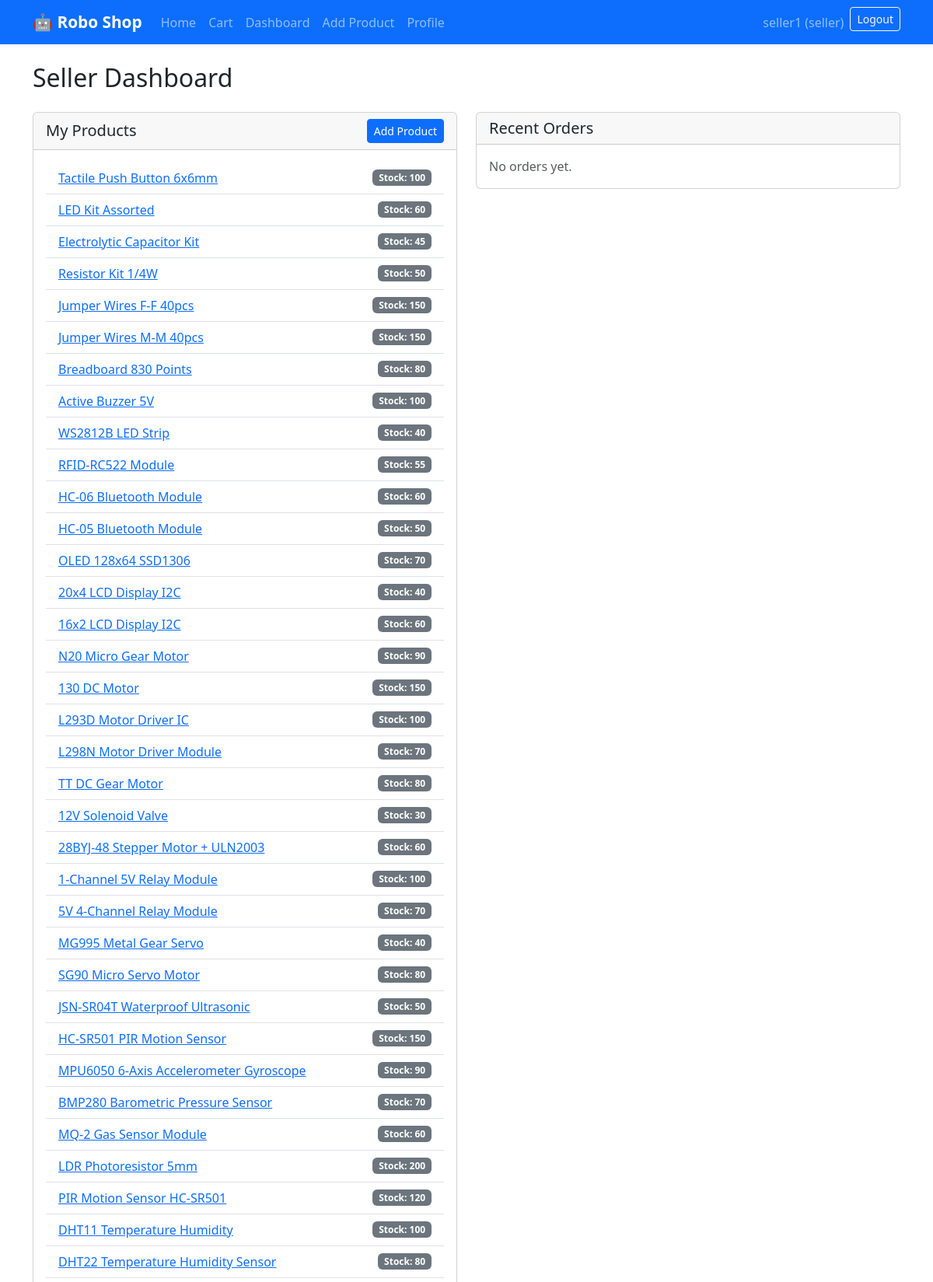
The app's page /seller/dashboard/ (signed in, upper part) with its own data.
### accounts/models.py (models this page shows, shortened)
class User(AbstractUser):
    role = models.CharField(
        max_length=10,
        choices=Role.choices,
        default=Role.BUYER
    )
    phone = models.CharField(max_length=30, blank=True)
    address = models.CharField(max_length=255, blank=True)
    def is_seller_role(self):
        return self.role == Role.SELLER

### shop/models.py (models this page shows, shortened)
class Product(models.Model):
    category = models.ForeignKey(
        Category,
        on_delete=models.CASCADE,
        related_name="products"
    )
    name = models.CharField(max_length=200)
    slug = models.SlugField(unique=True)
    description = models.TextField()
    price = models.DecimalField(max_digits=10, decimal_places=2)
    stock = models.PositiveIntegerField(default=0)
    image = models.ImageField(upload_to="products/", blank=True, null=True)
    seller = models.ForeignKey(
        settings.AUTH_USER_MODEL,
        on_delete=models.CASCADE,
        related_name="products"
    )
    created_at = models.DateTimeField(auto_now_add=True)
    updated_at = models.DateTimeField(auto_now=True)
    class Meta:
        ordering = ["-created_at"]

### shop/views.py (the view)
# urls.py: path("seller/dashboard/", views.seller_dashboard_view, name="seller_dashboard"),
@login_required
@seller_required
def seller_dashboard_view(request):
    from .models import OrderItem
    products = Product.objects.filter(seller=request.user).select_related("category")
    order_items = OrderItem.objects.filter(seller=request.user).select_related(
        "order", "product"
    ).order_by("-order__created_at")[:50]
    orders_by_id = {}
    for oi in order_items:
        oid = oi.order_id
        if oid not in orders_by_id:
            orders_by_id[oid] = {"order": oi.order, "items": []}
        orders_by_id[oid]["items"].append(oi)
    recent_orders = list(orders_by_id.values())
    return render(request, "shop/seller_dashboard.html", {
        "products": products, "recent_orders": recent_orders
    })

### shop/context_processors.py (called while the page is built)
def cart_context(request):
    cart_items, _ = CartService.get_cart_items(request)
    cart_count = sum(i["quantity"] for i in cart_items)
    return {"cart_count": cart_count}

### shop/services.py (called while the page is built)
    @classmethod
    def get_cart(cls, request):
        cart = request.session.get(cls.CART_KEY, {})
        return dict(cart)

    @classmethod
    def get_cart_items(cls, request):
        from .models import Product
        cart = cls.get_cart(request)
        items = []
        total = Decimal("0")
        for pid, qty in cart.items():
            product = Product.objects.filter(id=pid).select_related("seller", "category").first()
            if product and ProductService.validate_stock(product, qty):
                subtotal = product.price * qty
                items.append({"product": product, "quantity": qty, "subtotal": subtotal})
                total += subtotal
        return items, total

### templates/shop/seller_dashboard.html (shortened to what this page needs)
{% extends "base.html" %}
{% block content %}
<h2 class="mb-4">Seller Dashboard</h2>
<div class="row">
    <div class="col-md-6 mb-4">
        <div class="card">
            <div class="card-header d-flex justify-content-between align-items-center">
                <h5 class="mb-0">My Products</h5>
                <a href="{% url 'shop:product_create' %}" class="btn btn-sm btn-primary">Add Product</a>
            </div>
            <div class="card-body">
                {% if products %}
                <ul class="list-group list-group-flush">
                    {% for p in products %}
                    <li class="list-group-item d-flex justify-content-between align-items-center">
                        <a href="{% url 'shop:product_detail' p.slug %}">{{ p.name }}</a>
                        <span class="badge bg-secondary">Stock: {{ p.stock }}</span>
                    </li>
                    {% endfor %}
                </ul>
                {% else %}
                <p class="text-muted mb-0">No products yet. <a href="{% url 'shop:product_create' %}">Add your first product</a></p>
                {% endif %}
            </div>
        </div>
    </div>
    <div class="col-md-6 mb-4">
        <div class="card">
            <div class="card-header">
                <h5 class="mb-0">Recent Orders</h5>
            </div>
            <div class="card-body">
                {% if recent_orders %}
                <ul class="list-group list-group-flush">
                    {% for order_data in recent_orders %}
                    <li class="list-group-item">
                        <strong>Order #{{ order_data.order.id }}</strong> - {{ order_data.order.created_at|date:"M d, Y" }}
                        <ul class="mt-1 mb-0 small">
                            {% for oi in order_data.items %}
                            <li>{{ oi.product.name }} x {{ oi.quantity }} - ${{ oi.subtotal }}</li>
                            {% endfor %}
                        </ul>
                    </li>
                    {% endfor %}
                </ul>
                {% else %}
                <p class="text-muted mb-0">No orders yet.</p>
                {% endif %}
            </div>
        </div>
    </div>
</div>
{% endblock %}

### templates/base.html (shortened to what this page needs)
{% load static %}
<!DOCTYPE html>
<html lang="en">
<head>
    <link href="https://cdn.jsdelivr.net/npm/bootstrap@5.3.2/dist/css/bootstrap.min.css" rel="stylesheet">
    <link rel="stylesheet" href="{% static 'css/style.css' %}">
</head>
<body>
    <nav class="navbar navbar-expand-lg navbar-dark bg-primary">
        <div class="container">
            <a class="navbar-brand fw-bold" href="{% url 'shop:home' %}">🤖 Robo Shop</a>
            <div class="collapse navbar-collapse" id="nav">
                <ul class="navbar-nav me-auto">
                    <li class="nav-item"><a class="nav-link" href="{% url 'shop:home' %}">Home</a></li>
                    <li class="nav-item"><a class="nav-link" href="{% url 'shop:cart' %}">Cart {% if cart_count %}<span class="badge bg-danger">{{ cart_count }}</span>{% endif %}</a></li>
                    {% if user.is_authenticated %}
                        {% if user.is_seller_role or user.is_admin_role %}
                        <li class="nav-item"><a class="nav-link" href="{% url 'shop:seller_dashboard' %}">Dashboard</a></li>
                        <li class="nav-item"><a class="nav-link" href="{% url 'shop:product_create' %}">Add Product</a></li>
                        <li class="nav-item"><a class="nav-link" href="{% url 'accounts:seller_profile' %}">Profile</a></li>
                        {% endif %}
                    {% endif %}
                </ul>
                <ul class="navbar-nav">
                    {% if user.is_authenticated %}
                    <li class="nav-item"><span class="nav-link">{{ user.username }} ({{ user.role }})</span></li>
                    <li class="nav-item">
                        <form action="{% url 'accounts:logout' %}" method="post" class="d-inline">
                            <button type="submit" class="btn btn-outline-light btn-sm">Logout</button>
                        </form>
                    </li>
                    {% else %}
                    <li class="nav-item"><a class="nav-link" href="{% url 'accounts:login' %}">Login</a></li>
                    <li class="nav-item"><a class="nav-link" href="{% url 'accounts:register' %}">Register</a></li>
                    {% endif %}
                </ul>
            </div>
        </div>
    </nav>
    <main class="container py-4">
        {% block content %}{% endblock %}
    </main>
</body>
</html>

### static/css/style.css (style rules this page uses)
body { min-height: 100vh; }
.card { transition: transform 0.2s; }
.navbar-brand { font-size: 1.3rem; }

### records on screen
User: username "seller1", role "seller"
Product: name "Tactile Push Button 6x6mm", stock "100"
Product: name "LED Kit Assorted", stock "60"
Product: name "Electrolytic Capacitor Kit", stock "45"
Product: name "Resistor Kit 1/4W", stock "50"
Product: name "Jumper Wires F-F 40pcs", stock "150"
Product: name "Jumper Wires M-M 40pcs", stock "150"
Product: name "Breadboard 830 Points", stock "80"
Product: name "Active Buzzer 5V", stock "100"
Product: name "WS2812B LED Strip", stock "40"
Product: name "RFID-RC522 Module", stock "55"
Product: name "HC-06 Bluetooth Module", stock "60"
Product: name "HC-05 Bluetooth Module", stock "50"
Product: name "OLED 128x64 SSD1306", stock "70"
Product: name "20x4 LCD Display I2C", stock "40"
Product: name "16x2 LCD Display I2C", stock "60"
Product: name "N20 Micro Gear Motor", stock "90"
Product: name "130 DC Motor", stock "150"
Product: name "L293D Motor Driver IC", stock "100"
Product: name "L298N Motor Driver Module", stock "70"
Product: name "TT DC Gear Motor", stock "80"
Product: name "12V Solenoid Valve", stock "30"
Product: name "28BYJ-48 Stepper Motor + ULN2003", stock "60"
Product: name "1-Channel 5V Relay Module", stock "100"
Product: name "5V 4-Channel Relay Module", stock "70"
Product: name "MG995 Metal Gear Servo", stock "40"
Product: name "SG90 Micro Servo Motor", stock "80"
Product: name "JSN-SR04T Waterproof Ultrasonic", stock "50"
Product: name "HC-SR501 PIR Motion Sensor", stock "150"
Product: name "MPU6050 6-Axis Accelerometer Gyroscope", stock "90"
Product: name "BMP280 Barometric Pressure Sensor", stock "70"
Product: name "MQ-2 Gas Sensor Module", stock "60"
Product: name "LDR Photoresistor 5mm", stock "200"
Product: name "PIR Motion Sensor HC-SR501", stock "120"
Product: name "DHT11 Temperature Humidity", stock "100"
Product: name "DHT22 Temperature Humidity Sensor", stock "80"
